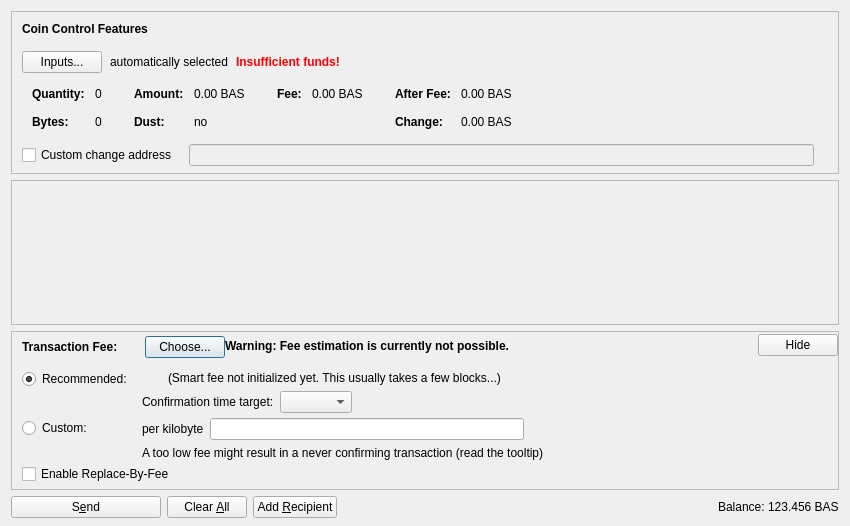
<?xml version="1.0" encoding="UTF-8"?>
<ui version="4.0">
 <class>SendCoinsDialog</class>
 <widget class="QDialog" name="SendCoinsDialog">
  <property name="geometry">
   <rect>
    <x>0</x>
    <y>0</y>
    <width>850</width>
    <height>526</height>
   </rect>
  </property>
  <property name="windowTitle">
   <string>Send Coins</string>
  </property>
  <layout class="QVBoxLayout" name="verticalLayout" stretch="0,1,0,0">
   <property name="bottomMargin">
    <number>8</number>
   </property>
   <item>
    <widget class="QFrame" name="frameCoinControl">
     <property name="sizePolicy">
      <sizepolicy hsizetype="Expanding" vsizetype="Expanding">
       <horstretch>0</horstretch>
       <verstretch>0</verstretch>
      </sizepolicy>
     </property>
     <property name="maximumSize">
      <size>
       <width>16777215</width>
       <height>16777215</height>
      </size>
     </property>
     <property name="frameShape">
      <enum>QFrame::StyledPanel</enum>
     </property>
     <property name="frameShadow">
      <enum>QFrame::Sunken</enum>
     </property>
     <layout class="QVBoxLayout" name="verticalLayoutCoinControl2">
      <property name="spacing">
       <number>0</number>
      </property>
      <property name="leftMargin">
       <number>0</number>
      </property>
      <property name="topMargin">
       <number>0</number>
      </property>
      <property name="rightMargin">
       <number>0</number>
      </property>
      <property name="bottomMargin">
       <number>6</number>
      </property>
      <item>
       <layout class="QVBoxLayout" name="verticalLayoutCoinControl" stretch="0,0,0,0,1">
        <property name="spacing">
         <number>0</number>
        </property>
        <property name="leftMargin">
         <number>10</number>
        </property>
        <property name="topMargin">
         <number>10</number>
        </property>
        <item>
         <layout class="QHBoxLayout" name="horizontalLayoutCoinControl1">
          <property name="bottomMargin">
           <number>15</number>
          </property>
          <item>
           <widget class="QLabel" name="labelCoinControlFeatures">
            <property name="sizePolicy">
             <sizepolicy hsizetype="Preferred" vsizetype="Maximum">
              <horstretch>0</horstretch>
              <verstretch>0</verstretch>
             </sizepolicy>
            </property>
            <property name="font">
             <font>
              <weight>75</weight>
              <bold>true</bold>
             </font>
            </property>
            <property name="styleSheet">
             <string notr="true">font-weight:bold;</string>
            </property>
            <property name="text">
             <string>Coin Control Features</string>
            </property>
           </widget>
          </item>
         </layout>
        </item>
        <item>
         <layout class="QHBoxLayout" name="horizontalLayoutCoinControl2" stretch="0,0,0,0">
          <property name="spacing">
           <number>8</number>
          </property>
          <property name="bottomMargin">
           <number>10</number>
          </property>
          <item>
           <widget class="QPushButton" name="pushButtonCoinControl">
            <property name="styleSheet">
             <string notr="true"/>
            </property>
            <property name="text">
             <string>Inputs...</string>
            </property>
            <property name="autoDefault">
             <bool>false</bool>
            </property>
           </widget>
          </item>
          <item>
           <widget class="QLabel" name="labelCoinControlAutomaticallySelected">
            <property name="text">
             <string>automatically selected</string>
            </property>
            <property name="margin">
             <number>5</number>
            </property>
           </widget>
          </item>
          <item>
           <widget class="QLabel" name="labelCoinControlInsuffFunds">
            <property name="font">
             <font>
              <weight>75</weight>
              <bold>true</bold>
             </font>
            </property>
            <property name="styleSheet">
             <string notr="true">color:red;font-weight:bold;</string>
            </property>
            <property name="text">
             <string>Insufficient funds!</string>
            </property>
            <property name="margin">
             <number>5</number>
            </property>
           </widget>
          </item>
          <item>
           <spacer name="horizontalSpacerCoinControl">
            <property name="orientation">
             <enum>Qt::Horizontal</enum>
            </property>
            <property name="sizeHint" stdset="0">
             <size>
              <width>40</width>
              <height>1</height>
             </size>
            </property>
           </spacer>
          </item>
         </layout>
        </item>
        <item>
         <widget class="QWidget" name="widgetCoinControl" native="true">
          <property name="sizePolicy">
           <sizepolicy hsizetype="Preferred" vsizetype="Preferred">
            <horstretch>0</horstretch>
            <verstretch>0</verstretch>
           </sizepolicy>
          </property>
          <property name="minimumSize">
           <size>
            <width>0</width>
            <height>0</height>
           </size>
          </property>
          <property name="styleSheet">
           <string notr="true"/>
          </property>
          <layout class="QHBoxLayout" name="horizontalLayoutCoinControl5">
           <property name="leftMargin">
            <number>0</number>
           </property>
           <property name="topMargin">
            <number>0</number>
           </property>
           <property name="rightMargin">
            <number>0</number>
           </property>
           <property name="bottomMargin">
            <number>0</number>
           </property>
           <item>
            <layout class="QHBoxLayout" name="horizontalLayoutCoinControl3" stretch="0,0,0,1">
             <property name="spacing">
              <number>20</number>
             </property>
             <property name="topMargin">
              <number>0</number>
             </property>
             <property name="bottomMargin">
              <number>10</number>
             </property>
             <item>
              <layout class="QFormLayout" name="formLayoutCoinControl1">
               <property name="horizontalSpacing">
                <number>10</number>
               </property>
               <property name="verticalSpacing">
                <number>14</number>
               </property>
               <property name="leftMargin">
                <number>10</number>
               </property>
               <property name="topMargin">
                <number>4</number>
               </property>
               <property name="rightMargin">
                <number>6</number>
               </property>
               <item row="0" column="0">
                <widget class="QLabel" name="labelCoinControlQuantityText">
                 <property name="font">
                  <font>
                   <weight>75</weight>
                   <bold>true</bold>
                  </font>
                 </property>
                 <property name="text">
                  <string>Quantity:</string>
                 </property>
                 <property name="margin">
                  <number>0</number>
                 </property>
                </widget>
               </item>
               <item row="0" column="1">
                <widget class="QLabel" name="labelCoinControlQuantity">
                 <property name="cursor">
                  <cursorShape>IBeamCursor</cursorShape>
                 </property>
                 <property name="contextMenuPolicy">
                  <enum>Qt::ActionsContextMenu</enum>
                 </property>
                 <property name="text">
                  <string notr="true">0</string>
                 </property>
                 <property name="margin">
                  <number>0</number>
                 </property>
                 <property name="textInteractionFlags">
                  <set>Qt::LinksAccessibleByMouse|Qt::TextSelectableByKeyboard|Qt::TextSelectableByMouse</set>
                 </property>
                </widget>
               </item>
               <item row="1" column="0">
                <widget class="QLabel" name="labelCoinControlBytesText">
                 <property name="font">
                  <font>
                   <weight>75</weight>
                   <bold>true</bold>
                  </font>
                 </property>
                 <property name="text">
                  <string>Bytes:</string>
                 </property>
                </widget>
               </item>
               <item row="1" column="1">
                <widget class="QLabel" name="labelCoinControlBytes">
                 <property name="cursor">
                  <cursorShape>IBeamCursor</cursorShape>
                 </property>
                 <property name="contextMenuPolicy">
                  <enum>Qt::ActionsContextMenu</enum>
                 </property>
                 <property name="text">
                  <string notr="true">0</string>
                 </property>
                 <property name="textInteractionFlags">
                  <set>Qt::LinksAccessibleByMouse|Qt::TextSelectableByKeyboard|Qt::TextSelectableByMouse</set>
                 </property>
                </widget>
               </item>
              </layout>
             </item>
             <item>
              <layout class="QFormLayout" name="formLayoutCoinControl2">
               <property name="horizontalSpacing">
                <number>10</number>
               </property>
               <property name="verticalSpacing">
                <number>14</number>
               </property>
               <property name="leftMargin">
                <number>6</number>
               </property>
               <property name="topMargin">
                <number>4</number>
               </property>
               <property name="rightMargin">
                <number>6</number>
               </property>
               <item row="0" column="0">
                <widget class="QLabel" name="labelCoinControlAmountText">
                 <property name="font">
                  <font>
                   <weight>75</weight>
                   <bold>true</bold>
                  </font>
                 </property>
                 <property name="text">
                  <string>Amount:</string>
                 </property>
                 <property name="margin">
                  <number>0</number>
                 </property>
                </widget>
               </item>
               <item row="0" column="1">
                <widget class="QLabel" name="labelCoinControlAmount">
                 <property name="cursor">
                  <cursorShape>IBeamCursor</cursorShape>
                 </property>
                 <property name="contextMenuPolicy">
                  <enum>Qt::ActionsContextMenu</enum>
                 </property>
                 <property name="text">
                  <string notr="true">0.00 BAS</string>
                 </property>
                 <property name="textInteractionFlags">
                  <set>Qt::LinksAccessibleByMouse|Qt::TextSelectableByKeyboard|Qt::TextSelectableByMouse</set>
                 </property>
                </widget>
               </item>
               <item row="1" column="0">
                <widget class="QLabel" name="labelCoinControlLowOutputText">
                 <property name="font">
                  <font>
                   <weight>75</weight>
                   <bold>true</bold>
                  </font>
                 </property>
                 <property name="text">
                  <string>Dust:</string>
                 </property>
                </widget>
               </item>
               <item row="1" column="1">
                <widget class="QLabel" name="labelCoinControlLowOutput">
                 <property name="cursor">
                  <cursorShape>IBeamCursor</cursorShape>
                 </property>
                 <property name="contextMenuPolicy">
                  <enum>Qt::ActionsContextMenu</enum>
                 </property>
                 <property name="text">
                  <string notr="true">no</string>
                 </property>
                 <property name="textInteractionFlags">
                  <set>Qt::LinksAccessibleByMouse|Qt::TextSelectableByKeyboard|Qt::TextSelectableByMouse</set>
                 </property>
                </widget>
               </item>
              </layout>
             </item>
             <item>
              <layout class="QFormLayout" name="formLayoutCoinControl3">
               <property name="horizontalSpacing">
                <number>10</number>
               </property>
               <property name="verticalSpacing">
                <number>14</number>
               </property>
               <property name="leftMargin">
                <number>6</number>
               </property>
               <property name="topMargin">
                <number>4</number>
               </property>
               <property name="rightMargin">
                <number>6</number>
               </property>
               <item row="0" column="0">
                <widget class="QLabel" name="labelCoinControlFeeText">
                 <property name="font">
                  <font>
                   <weight>75</weight>
                   <bold>true</bold>
                  </font>
                 </property>
                 <property name="text">
                  <string>Fee:</string>
                 </property>
                 <property name="margin">
                  <number>0</number>
                 </property>
                </widget>
               </item>
               <item row="0" column="1">
                <widget class="QLabel" name="labelCoinControlFee">
                 <property name="cursor">
                  <cursorShape>IBeamCursor</cursorShape>
                 </property>
                 <property name="contextMenuPolicy">
                  <enum>Qt::ActionsContextMenu</enum>
                 </property>
                 <property name="text">
                  <string notr="true">0.00 BAS</string>
                 </property>
                 <property name="textInteractionFlags">
                  <set>Qt::LinksAccessibleByMouse|Qt::TextSelectableByKeyboard|Qt::TextSelectableByMouse</set>
                 </property>
                </widget>
               </item>
              </layout>
             </item>
             <item>
              <layout class="QFormLayout" name="formLayoutCoinControl4">
               <property name="horizontalSpacing">
                <number>10</number>
               </property>
               <property name="verticalSpacing">
                <number>14</number>
               </property>
               <property name="leftMargin">
                <number>6</number>
               </property>
               <property name="topMargin">
                <number>4</number>
               </property>
               <property name="rightMargin">
                <number>6</number>
               </property>
               <item row="0" column="0">
                <widget class="QLabel" name="labelCoinControlAfterFeeText">
                 <property name="font">
                  <font>
                   <weight>75</weight>
                   <bold>true</bold>
                  </font>
                 </property>
                 <property name="text">
                  <string>After Fee:</string>
                 </property>
                 <property name="margin">
                  <number>0</number>
                 </property>
                </widget>
               </item>
               <item row="0" column="1">
                <widget class="QLabel" name="labelCoinControlAfterFee">
                 <property name="cursor">
                  <cursorShape>IBeamCursor</cursorShape>
                 </property>
                 <property name="contextMenuPolicy">
                  <enum>Qt::ActionsContextMenu</enum>
                 </property>
                 <property name="text">
                  <string notr="true">0.00 BAS</string>
                 </property>
                 <property name="textInteractionFlags">
                  <set>Qt::LinksAccessibleByMouse|Qt::TextSelectableByKeyboard|Qt::TextSelectableByMouse</set>
                 </property>
                </widget>
               </item>
               <item row="1" column="0">
                <widget class="QLabel" name="labelCoinControlChangeText">
                 <property name="font">
                  <font>
                   <weight>75</weight>
                   <bold>true</bold>
                  </font>
                 </property>
                 <property name="text">
                  <string>Change:</string>
                 </property>
                </widget>
               </item>
               <item row="1" column="1">
                <widget class="QLabel" name="labelCoinControlChange">
                 <property name="cursor">
                  <cursorShape>IBeamCursor</cursorShape>
                 </property>
                 <property name="contextMenuPolicy">
                  <enum>Qt::ActionsContextMenu</enum>
                 </property>
                 <property name="text">
                  <string notr="true">0.00 BAS</string>
                 </property>
                 <property name="textInteractionFlags">
                  <set>Qt::LinksAccessibleByMouse|Qt::TextSelectableByKeyboard|Qt::TextSelectableByMouse</set>
                 </property>
                </widget>
               </item>
              </layout>
             </item>
            </layout>
           </item>
          </layout>
         </widget>
        </item>
        <item>
         <layout class="QHBoxLayout" name="horizontalLayoutCoinControl4" stretch="0,0,0">
          <property name="spacing">
           <number>12</number>
          </property>
          <property name="sizeConstraint">
           <enum>QLayout::SetDefaultConstraint</enum>
          </property>
          <property name="topMargin">
           <number>5</number>
          </property>
          <property name="rightMargin">
           <number>5</number>
          </property>
          <item>
           <widget class="QCheckBox" name="checkBoxCoinControlChange">
            <property name="toolTip">
             <string>If this is activated, but the change address is empty or invalid, change will be sent to a newly generated address.</string>
            </property>
            <property name="text">
             <string>Custom change address</string>
            </property>
           </widget>
          </item>
          <item>
           <widget class="QValidatedLineEdit" name="lineEditCoinControlChange">
            <property name="enabled">
             <bool>false</bool>
            </property>
            <property name="sizePolicy">
             <sizepolicy hsizetype="Expanding" vsizetype="Fixed">
              <horstretch>0</horstretch>
              <verstretch>0</verstretch>
             </sizepolicy>
            </property>
           </widget>
          </item>
          <item>
           <widget class="QLabel" name="labelCoinControlChangeLabel">
            <property name="sizePolicy">
             <sizepolicy hsizetype="Preferred" vsizetype="Expanding">
              <horstretch>0</horstretch>
              <verstretch>0</verstretch>
             </sizepolicy>
            </property>
            <property name="minimumSize">
             <size>
              <width>0</width>
              <height>0</height>
             </size>
            </property>
            <property name="text">
             <string/>
            </property>
            <property name="margin">
             <number>3</number>
            </property>
           </widget>
          </item>
         </layout>
        </item>
        <item>
         <spacer name="verticalSpacerCoinControl">
          <property name="orientation">
           <enum>Qt::Vertical</enum>
          </property>
          <property name="sizeHint" stdset="0">
           <size>
            <width>800</width>
            <height>1</height>
           </size>
          </property>
         </spacer>
        </item>
       </layout>
      </item>
     </layout>
    </widget>
   </item>
   <item>
    <widget class="QScrollArea" name="scrollArea">
     <property name="widgetResizable">
      <bool>true</bool>
     </property>
     <widget class="QWidget" name="scrollAreaWidgetContents">
      <property name="geometry">
       <rect>
        <x>0</x>
        <y>0</y>
        <width>830</width>
        <height>104</height>
       </rect>
      </property>
      <layout class="QVBoxLayout" name="verticalLayout_2" stretch="0,1">
       <property name="leftMargin">
        <number>0</number>
       </property>
       <property name="topMargin">
        <number>0</number>
       </property>
       <property name="rightMargin">
        <number>0</number>
       </property>
       <property name="bottomMargin">
        <number>0</number>
       </property>
       <item>
        <layout class="QVBoxLayout" name="entries">
         <property name="spacing">
          <number>6</number>
         </property>
        </layout>
       </item>
       <item>
        <spacer name="verticalSpacer">
         <property name="orientation">
          <enum>Qt::Vertical</enum>
         </property>
         <property name="sizeHint" stdset="0">
          <size>
           <width>20</width>
           <height>40</height>
          </size>
         </property>
        </spacer>
       </item>
      </layout>
     </widget>
    </widget>
   </item>
   <item>
    <widget class="QFrame" name="frameFee">
     <property name="sizePolicy">
      <sizepolicy hsizetype="Expanding" vsizetype="Expanding">
       <horstretch>0</horstretch>
       <verstretch>0</verstretch>
      </sizepolicy>
     </property>
     <property name="maximumSize">
      <size>
       <width>16777215</width>
       <height>16777215</height>
      </size>
     </property>
     <property name="frameShape">
      <enum>QFrame::StyledPanel</enum>
     </property>
     <property name="frameShadow">
      <enum>QFrame::Sunken</enum>
     </property>
     <layout class="QVBoxLayout" name="verticalLayoutFee1">
      <property name="spacing">
       <number>0</number>
      </property>
      <property name="leftMargin">
       <number>0</number>
      </property>
      <property name="topMargin">
       <number>0</number>
      </property>
      <property name="rightMargin">
       <number>0</number>
      </property>
      <property name="bottomMargin">
       <number>0</number>
      </property>
      <item>
       <layout class="QVBoxLayout" name="verticalLayoutFee2" stretch="0,0,0">
        <property name="spacing">
         <number>0</number>
        </property>
        <property name="leftMargin">
         <number>10</number>
        </property>
        <property name="topMargin">
         <number>0</number>
        </property>
        <item>
         <layout class="QHBoxLayout" name="horizontalLayoutFee1">
          <property name="bottomMargin">
           <number>0</number>
          </property>
          <item>
           <layout class="QVBoxLayout" name="verticalLayoutFee7">
            <property name="spacing">
             <number>0</number>
            </property>
            <item>
             <spacer name="verticalSpacerSmartFee">
              <property name="orientation">
               <enum>Qt::Vertical</enum>
              </property>
              <property name="sizeType">
               <enum>QSizePolicy::Fixed</enum>
              </property>
              <property name="sizeHint" stdset="0">
               <size>
                <width>1</width>
                <height>4</height>
               </size>
              </property>
             </spacer>
            </item>
            <item>
             <layout class="QHBoxLayout" name="horizontalLayoutSmartFee">
              <property name="spacing">
               <number>10</number>
              </property>
              <item>
               <widget class="QLabel" name="labelFeeHeadline">
                <property name="sizePolicy">
                 <sizepolicy hsizetype="Preferred" vsizetype="Maximum">
                  <horstretch>0</horstretch>
                  <verstretch>0</verstretch>
                 </sizepolicy>
                </property>
                <property name="font">
                 <font>
                  <weight>75</weight>
                  <bold>true</bold>
                 </font>
                </property>
                <property name="styleSheet">
                 <string notr="true">font-weight:bold;</string>
                </property>
                <property name="text">
                 <string>Transaction Fee:</string>
                </property>
               </widget>
              </item>
              <item>
               <widget class="QLabel" name="labelFeeMinimized">
                <property name="text">
                 <string/>
                </property>
               </widget>
              </item>
              <item>
               <widget class="QPushButton" name="buttonChooseFee">
                <property name="text">
                 <string>Choose...</string>
                </property>
               </widget>
              </item>
             </layout>
            </item>
            <item>
             <spacer name="verticalSpacer_5">
              <property name="orientation">
               <enum>Qt::Vertical</enum>
              </property>
              <property name="sizeHint" stdset="0">
               <size>
                <width>1</width>
                <height>1</height>
               </size>
              </property>
             </spacer>
            </item>
           </layout>
          </item>
          <item>
           <widget class="QLabel" name="fallbackFeeWarningLabel">
            <property name="toolTip">
             <string>Using the fallbackfee can result in sending a transaction that will take several hours or days (or never) to confirm. Consider choosing your fee manually or wait until you have validated the complete chain.</string>
            </property>
            <property name="font">
            <font>
                <weight>75</weight>
                <bold>true</bold>
            </font>
            </property>
            <property name="text">
             <string>Warning: Fee estimation is currently not possible.</string>
            </property>
            <property name="wordWrap">
             <bool>false</bool>
            </property>
           </widget>
          </item>
          <item>
           <spacer name="horizontalSpacer_4">
            <property name="orientation">
             <enum>Qt::Horizontal</enum>
            </property>
            <property name="sizeType">
             <enum>QSizePolicy::MinimumExpanding</enum>
            </property>
            <property name="sizeHint" stdset="0">
             <size>
              <width>40</width>
              <height>20</height>
             </size>
            </property>
           </spacer>
          </item>
          <item>
           <widget class="QPushButton" name="buttonMinimizeFee">
            <property name="toolTip">
             <string>collapse fee-settings</string>
            </property>
            <property name="text">
             <string>Hide</string>
            </property>
           </widget>
          </item>
         </layout>
        </item>
        <item>
         <widget class="QFrame" name="frameFeeSelection">
          <layout class="QVBoxLayout" name="verticalLayoutFee12">
           <property name="spacing">
            <number>0</number>
           </property>
           <property name="leftMargin">
            <number>0</number>
           </property>
           <property name="topMargin">
            <number>0</number>
           </property>
           <property name="rightMargin">
            <number>0</number>
           </property>
           <property name="bottomMargin">
            <number>0</number>
           </property>
           <item>
            <layout class="QGridLayout" name="gridLayoutFee">
             <property name="topMargin">
              <number>10</number>
             </property>
             <property name="bottomMargin">
              <number>4</number>
             </property>
             <property name="horizontalSpacing">
              <number>10</number>
             </property>
             <property name="verticalSpacing">
              <number>4</number>
             </property>
             <item row="1" column="1">
              <layout class="QVBoxLayout" name="verticalLayoutFee8">
               <property name="spacing">
                <number>6</number>
               </property>
               <item>
                <layout class="QHBoxLayout" name="horizontalLayoutFee13">
                 <item>
                  <widget class="QLabel" name="labelCustomPerKilobyte">
                   <property name="toolTip">
                    <string>Specify a custom fee per kB (1,000 bytes) of the transaction's virtual size.

Note:  Since the fee is calculated on a per-byte basis, a fee of "100 satoshis per kB" for a transaction size of 500 bytes (half of 1 kB) would ultimately yield a fee of only 50 satoshis.</string>
                   </property>
                   <property name="text">
                    <string>per kilobyte</string>
                   </property>
                  </widget>
                 </item>
                 <item>
                  <widget class="BitcoinAmountField" name="customFee"/>
                 </item>
                 <item>
                  <spacer name="horizontalSpacer_6">
                   <property name="orientation">
                    <enum>Qt::Horizontal</enum>
                   </property>
                   <property name="sizeHint" stdset="0">
                    <size>
                     <width>1</width>
                     <height>1</height>
                    </size>
                   </property>
                  </spacer>
                 </item>
                </layout>
               </item>
               <item>
                <layout class="QHBoxLayout" name="horizontalLayoutFee8">
                 <item>
                  <widget class="QLabel" name="labelCustomFeeWarning">
                   <property name="enabled">
                    <bool>true</bool>
                   </property>
                   <property name="toolTip">
                    <string>When there is less transaction volume than space in the blocks, miners as well as relaying nodes may enforce a minimum fee. Paying only this minimum fee is just fine, but be aware that this can result in a never confirming transaction once there is more demand for bastcoin transactions than the network can process.</string>
                   </property>
                   <property name="text">
                    <string>A too low fee might result in a never confirming transaction (read the tooltip)</string>
                   </property>
                  </widget>
                 </item>
                 <item>
                  <spacer name="horizontalSpacer_2">
                   <property name="orientation">
                    <enum>Qt::Horizontal</enum>
                   </property>
                   <property name="sizeHint" stdset="0">
                    <size>
                     <width>1</width>
                     <height>1</height>
                    </size>
                   </property>
                  </spacer>
                 </item>
                </layout>
               </item>
              </layout>
             </item>
             <item row="0" column="0">
              <layout class="QVBoxLayout" name="verticalLayoutFee4" stretch="0,1">
               <item>
                <widget class="QRadioButton" name="radioSmartFee">
                 <property name="text">
                  <string>Recommended:</string>
                 </property>
                 <property name="checked">
                  <bool>true</bool>
                 </property>
                 <attribute name="buttonGroup">
                  <string notr="true">groupFee</string>
                 </attribute>
                </widget>
               </item>
               <item>
                <spacer name="verticalSpacer_2">
                 <property name="orientation">
                  <enum>Qt::Vertical</enum>
                 </property>
                 <property name="sizeHint" stdset="0">
                  <size>
                   <width>1</width>
                   <height>1</height>
                  </size>
                 </property>
                </spacer>
               </item>
              </layout>
             </item>
             <item row="1" column="0">
              <layout class="QVBoxLayout" name="verticalLayoutFee9" stretch="0,1">
               <item>
                <widget class="QRadioButton" name="radioCustomFee">
                 <property name="text">
                  <string>Custom:</string>
                 </property>
                 <attribute name="buttonGroup">
                  <string notr="true">groupFee</string>
                 </attribute>
                </widget>
               </item>
               <item>
                <spacer name="verticalSpacer_6">
                 <property name="orientation">
                  <enum>Qt::Vertical</enum>
                 </property>
                 <property name="sizeHint" stdset="0">
                  <size>
                   <width>1</width>
                   <height>1</height>
                  </size>
                 </property>
                </spacer>
               </item>
              </layout>
             </item>
             <item row="0" column="1">
              <layout class="QVBoxLayout" name="verticalLayoutFee3" stretch="0,0,1">
               <property name="spacing">
                <number>6</number>
               </property>
               <property name="topMargin">
                <number>2</number>
               </property>
               <item>
                <layout class="QHBoxLayout" name="horizontalLayoutFee12">
                 <item>
                  <widget class="QLabel" name="labelSmartFee">
                   <property name="text">
                    <string/>
                   </property>
                  </widget>
                 </item>
                 <item>
                  <widget class="QLabel" name="labelFeeEstimation">
                   <property name="text">
                    <string/>
                   </property>
                  </widget>
                 </item>
                 <item>
                  <widget class="QLabel" name="labelSmartFee2">
                   <property name="text">
                    <string>(Smart fee not initialized yet. This usually takes a few blocks...)</string>
                   </property>
                  </widget>
                 </item>
                 <item>
                  <spacer name="horizontalSpacer_5">
                   <property name="orientation">
                    <enum>Qt::Horizontal</enum>
                   </property>
                   <property name="sizeHint" stdset="0">
                    <size>
                     <width>1</width>
                     <height>1</height>
                    </size>
                   </property>
                  </spacer>
                 </item>
                </layout>
               </item>
               <item>
                <layout class="QHBoxLayout" name="horizontalLayoutFee9">
                 <item>
                  <layout class="QVBoxLayout" name="verticalLayoutFee6">
                   <item>
                    <widget class="QLabel" name="labelSmartFee3">
                     <property name="text">
                      <string>Confirmation time target:</string>
                     </property>
                    </widget>
                   </item>
                  </layout>
                 </item>
                 <item>
                  <layout class="QVBoxLayout" name="verticalLayoutFee5">
                   <property name="rightMargin">
                    <number>30</number>
                   </property>
                   <item>
                    <layout class="QHBoxLayout" name="horizontalLayoutConfTarget">
                     <property name="bottomMargin">
                      <number>0</number>
                     </property>
                     <item>
                      <widget class="QComboBox" name="confTargetSelector"/>
                     </item>
                     <item>
                      <spacer name="horizontalSpacerConfTarget">
                       <property name="orientation">
                        <enum>Qt::Horizontal</enum>
                       </property>
                       <property name="sizeHint" stdset="0">
                        <size>
                         <width>40</width>
                         <height>20</height>
                        </size>
                       </property>
                      </spacer>
                     </item>
                    </layout>
                   </item>
                  </layout>
                 </item>
                </layout>
               </item>
               <item>
                <spacer name="verticalSpacer_4">
                 <property name="orientation">
                  <enum>Qt::Vertical</enum>
                 </property>
                 <property name="sizeHint" stdset="0">
                  <size>
                   <width>1</width>
                   <height>1</height>
                  </size>
                 </property>
                </spacer>
               </item>
              </layout>
             </item>
            </layout>
           </item>
           <item>
            <widget class="QCheckBox" name="optInRBF">
             <property name="text">
              <string>Enable Replace-By-Fee</string>
             </property>
             <property name="toolTip">
              <string>With Replace-By-Fee (BIP-125) you can increase a transaction's fee after it is sent. Without this, a higher fee may be recommended to compensate for increased transaction delay risk.</string>
             </property>
            </widget>
           </item>
          </layout>
         </widget>
        </item>
        <item>
         <spacer name="verticalSpacerFee">
          <property name="orientation">
           <enum>Qt::Vertical</enum>
          </property>
          <property name="sizeHint" stdset="0">
           <size>
            <width>40</width>
            <height>5</height>
           </size>
          </property>
         </spacer>
        </item>
       </layout>
      </item>
     </layout>
    </widget>
   </item>
   <item>
    <layout class="QHBoxLayout" name="horizontalLayout">
     <item>
      <widget class="QPushButton" name="sendButton">
       <property name="minimumSize">
        <size>
         <width>150</width>
         <height>0</height>
        </size>
       </property>
       <property name="toolTip">
        <string>Confirm the send action</string>
       </property>
       <property name="text">
        <string>S&amp;end</string>
       </property>
       <property name="icon">
        <iconset resource="../bitcoin.qrc">
         <normaloff>:/icons/send</normaloff>:/icons/send</iconset>
       </property>
       <property name="autoDefault">
        <bool>false</bool>
       </property>
       <property name="default">
        <bool>false</bool>
       </property>
      </widget>
     </item>
     <item>
      <widget class="QPushButton" name="clearButton">
       <property name="sizePolicy">
        <sizepolicy hsizetype="Minimum" vsizetype="Fixed">
         <horstretch>0</horstretch>
         <verstretch>0</verstretch>
        </sizepolicy>
       </property>
       <property name="toolTip">
        <string>Clear all fields of the form.</string>
       </property>
       <property name="text">
        <string>Clear &amp;All</string>
       </property>
       <property name="icon">
        <iconset resource="../bitcoin.qrc">
         <normaloff>:/icons/remove</normaloff>:/icons/remove</iconset>
       </property>
       <property name="autoDefault">
        <bool>false</bool>
       </property>
      </widget>
     </item>
     <item>
      <widget class="QPushButton" name="addButton">
       <property name="toolTip">
        <string>Send to multiple recipients at once</string>
       </property>
       <property name="text">
        <string>Add &amp;Recipient</string>
       </property>
       <property name="icon">
        <iconset resource="../bitcoin.qrc">
         <normaloff>:/icons/add</normaloff>:/icons/add</iconset>
       </property>
       <property name="autoDefault">
        <bool>false</bool>
       </property>
      </widget>
     </item>
     <item>
      <spacer name="horizontalSpacer">
       <property name="orientation">
        <enum>Qt::Horizontal</enum>
       </property>
       <property name="sizeHint" stdset="0">
        <size>
         <width>40</width>
         <height>20</height>
        </size>
       </property>
      </spacer>
     </item>
     <item>
      <layout class="QHBoxLayout" name="horizontalLayout_2">
       <property name="spacing">
        <number>3</number>
       </property>
       <item>
        <widget class="QLabel" name="label">
         <property name="sizePolicy">
          <sizepolicy hsizetype="Preferred" vsizetype="Fixed">
           <horstretch>0</horstretch>
           <verstretch>0</verstretch>
          </sizepolicy>
         </property>
         <property name="text">
          <string>Balance:</string>
         </property>
        </widget>
       </item>
       <item>
        <widget class="QLabel" name="labelBalance">
         <property name="sizePolicy">
          <sizepolicy hsizetype="Preferred" vsizetype="Fixed">
           <horstretch>0</horstretch>
           <verstretch>0</verstretch>
          </sizepolicy>
         </property>
         <property name="cursor">
          <cursorShape>IBeamCursor</cursorShape>
         </property>
         <property name="text">
          <string notr="true">123.456 BAS</string>
         </property>
         <property name="textInteractionFlags">
          <set>Qt::LinksAccessibleByMouse|Qt::TextSelectableByKeyboard|Qt::TextSelectableByMouse</set>
         </property>
        </widget>
       </item>
      </layout>
     </item>
    </layout>
   </item>
  </layout>
 </widget>
 <customwidgets>
  <customwidget>
   <class>QValidatedLineEdit</class>
   <extends>QLineEdit</extends>
   <header>qt/qvalidatedlineedit.h</header>
  </customwidget>
  <customwidget>
   <class>BitcoinAmountField</class>
   <extends>QLineEdit</extends>
   <header>qt/bitcoinamountfield.h</header>
   <container>1</container>
  </customwidget>
 </customwidgets>
 <resources>
  <include location="../bitcoin.qrc"/>
 </resources>
 <connections/>
 <buttongroups>
  <buttongroup name="groupFee"/>
 </buttongroups>
</ui>
